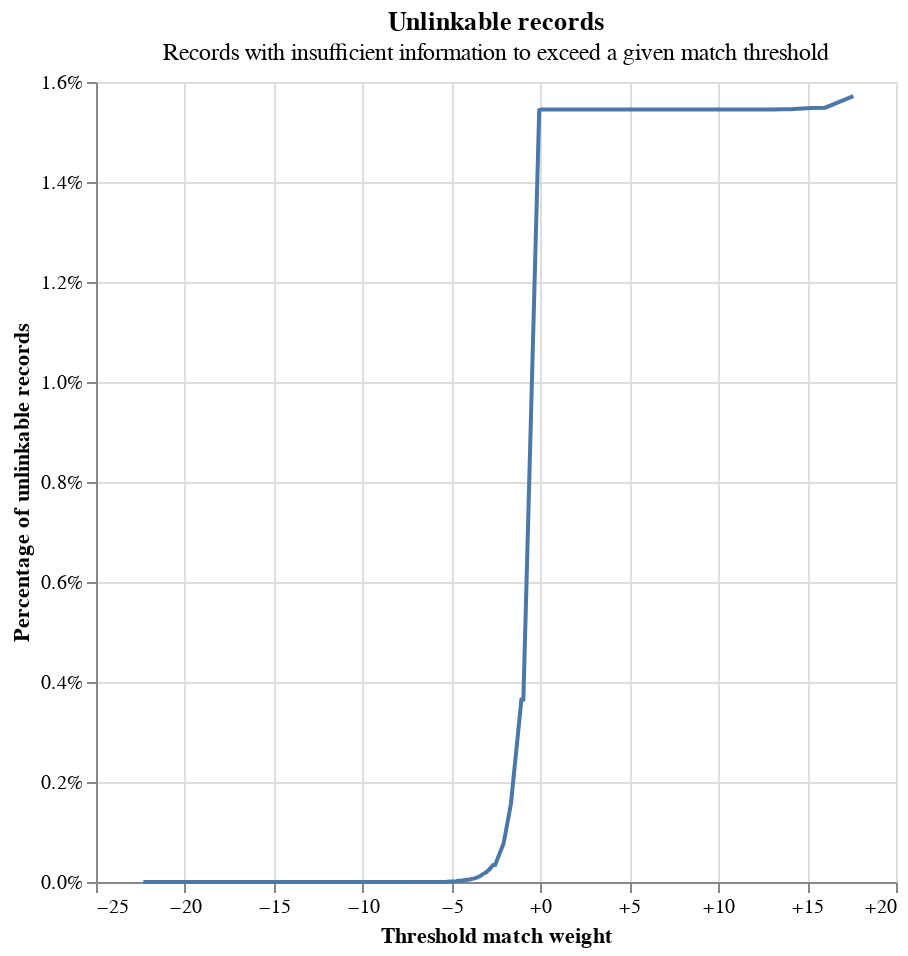

Here is the notebook cell this chart was saved with:
### Code cell
linker.unlinkables_chart()

### Figure 1 — Vega-Lite specification as saved in the notebook (floating-point values rounded to 4 significant figures)
{"$schema": "https://vega.github.io/schema/vega-lite/v4.8.1.json", "config": {"view": {"continuousHeight": 300, "continuousWidth": 400}}, "data": {"values": [{"cum_prop": 1.809e-07, "match_probability": 0, "match_weight": -22.34, "prop": 1.809e-07}, {"cum_prop": 5.609e-06, "match_probability": 0.02506, "match_weight": -5.28, "prop": 5.428e-06}, {"cum_prop": 9.409e-06, "match_probability": 0.03073, "match_weight": -4.98, "prop": 3.8e-06}, {"cum_prop": 9.59e-06, "match_probability": 0.03285, "match_weight": -4.88, "prop": 1.809e-07}, {"cum_prop": 1.683e-05, "match_probability": 0.03665, "match_weight": -4.72, "prop": 7.238e-06}, {"cum_prop": 2.407e-05, "match_probability": 0.03812, "match_weight": -4.66, "prop": 7.238e-06}, {"cum_prop": 2.551e-05, "match_probability": 0.04333, "match_weight": -4.46, "prop": 1.448e-06}, {"cum_prop": 2.986e-05, "match_probability": 0.0454, "match_weight": -4.39, "prop": 4.343e-06}, {"cum_prop": 3.293e-05, "match_probability": 0.04767, "match_weight": -4.32, "prop": 3.076e-06}, {"cum_prop": 3.637e-05, "match_probability": 0.05019, "match_weight": -4.24, "prop": 3.438e-06}, {"cum_prop": 4.343e-05, "match_probability": 0.05299, "match_weight": -4.16, "prop": 7.057e-06}, {"cum_prop": 4.596e-05, "match_probability": 0.05611, "match_weight": -4.07, "prop": 2.533e-06}, {"cum_prop": 5.012e-05, "match_probability": 0.05963, "match_weight": -3.98, "prop": 4.162e-06}, {"cum_prop": 5.899e-05, "match_probability": 0.06362, "match_weight": -3.88, "prop": 8.866e-06}, {"cum_prop": 6.785e-05, "match_probability": 0.06818, "match_weight": -3.77, "prop": 8.866e-06}, {"cum_prop": 7.889e-05, "match_probability": 0.07344, "match_weight": -3.66, "prop": 1.104e-05}, {"cum_prop": 9.59e-05, "match_probability": 0.07959, "match_weight": -3.53, "prop": 1.701e-05}, {"cum_prop": 0.0001182, "match_probability": 0.08685, "match_weight": -3.39, "prop": 2.226e-05}, {"cum_prop": 0.000158, "match_probability": 0.09558, "match_weight": -3.24, "prop": 3.981e-05}, {"cum_prop": 0.00019, "match_probability": 0.1063, "match_weight": -3.07, "prop": 3.203e-05}, {"cum_prop": 0.0002501, "match_probability": 0.1196, "match_weight": -2.88, "prop": 6.007e-05}, {"cum_prop": 0.0003407, "match_probability": 0.1368, "match_weight": -2.66, "prop": 9.065e-05}, {"cum_prop": 0.0003409, "match_probability": 0.146, "match_weight": -2.55, "prop": 1.809e-07}, {"cum_prop": 0.0004869, "match_probability": 0.1598, "match_weight": -2.39, "prop": 0.000146}, {"cum_prop": 0.0007744, "match_probability": 0.1921, "match_weight": -2.07, "prop": 0.0002875}, {"cum_prop": 0.001564, "match_probability": 0.2407, "match_weight": -1.66, "prop": 0.0007893}, {"cum_prop": 0.003649, "match_probability": 0.3223, "match_weight": -1.07, "prop": 0.002085}, {"cum_prop": 0.00365, "match_probability": 0.3391, "match_weight": -0.96, "prop": 1.267e-06}, {"cum_prop": 0.01544, "match_probability": 0.4875, "match_weight": -0.07, "prop": 0.01179}, {"cum_prop": 0.01545, "match_probability": 0.5064, "match_weight": 0.04, "prop": 1.249e-05}, {"cum_prop": 0.01545, "match_probability": 0.9997, "match_weight": 11.53, "prop": 1.809e-07}, {"cum_prop": 0.01545, "match_probability": 0.9997, "match_weight": 11.79, "prop": 1.809e-07}, {"cum_prop": 0.01545, "match_probability": 0.9998, "match_weight": 12.11, "prop": 1.809e-07}, {"cum_prop": 0.01545, "match_probability": 0.9998, "match_weight": 12.53, "prop": 3.619e-07}, {"cum_prop": 0.01545, "match_probability": 0.9999, "match_weight": 12.79, "prop": 1.809e-07}, {"cum_prop": 0.01545, "match_probability": 0.9999, "match_weight": 13.11, "prop": 7.238e-07}, {"cum_prop": 0.01545, "match_probability": 0.9999, "match_weight": 13.53, "prop": 1.267e-06}, {"cum_prop": 0.01546, "match_probability": 0.9999, "match_weight": 14.11, "prop": 4.162e-06}, {"cum_prop": 0.01546, "match_probability": 1.0, "match_weight": 14.23, "prop": 5.428e-07}, {"cum_prop": 0.01548, "match_probability": 1.0, "match_weight": 15.26, "prop": 2.081e-05}, {"cum_prop": 0.01549, "match_probability": 1.0, "match_weight": 16.02, "prop": 7.781e-06}, {"cum_prop": 0.01572, "match_probability": 1.0, "match_weight": 17.6, "prop": 0.00023}]}, "height": 400, "layer": [{"encoding": {"x": {"axis": {"format": "+", "title": "Threshold match weight"}, "field": "match_weight", "type": "quantitative"}, "y": {"axis": {"format": "%", "title": "Percentage of unlinkable records"}, "field": "cum_prop", "type": "quantitative"}}, "mark": "line"}, {"encoding": {"opacity": {"value": 0}, "tooltip": [{"field": "match_weight", "format": "+.5", "title": "Match weight", "type": "quantitative"}, {"field": "match_probability", "format": ".5", "title": "Match probability", "type": "quantitative"}, {"field": "cum_prop", "format": ".3%", "title": "Proportion of unlinkable records", "type": "quantitative"}], "x": {"field": "match_weight", "type": "quantitative"}, "y": {"field": "cum_prop", "type": "quantitative"}}, "mark": "point", "selection": {"selector112": {"empty": "none", "fields": ["match_weight", "cum_prop"], "nearest": true, "on": "mouseover", "type": "single"}}}, {"encoding": {"opacity": {"condition": {"selection": "selector112", "value": 1}, "value": 0}, "x": {"axis": {"title": "Threshold match weight"}, "field": "match_weight", "type": "quantitative"}, "y": {"axis": {"format": "%", "title": "Percentage of unlinkable records"}, "field": "cum_prop", "type": "quantitative"}}, "mark": "point"}, {"encoding": {"x": {"field": "match_weight", "type": "quantitative"}}, "mark": {"color": "gray", "type": "rule"}, "transform": [{"filter": {"selection": "selector112"}}]}, {"encoding": {"y": {"field": "cum_prop", "type": "quantitative"}}, "mark": {"color": "gray", "type": "rule"}, "transform": [{"filter": {"selection": "selector112"}}]}], "title": {"subtitle": "Records with insufficient information to exceed a given match threshold", "text": "Unlinkable records"}, "width": 400}
